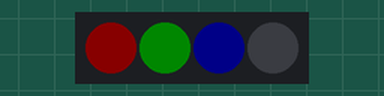
Bench run of a program on a simulated BBC micro:bit (MakeCode). On the bench: 4 RGB LEDs in strip order, left to right. Dim RGB values are drawn brighter than linear.

Above: at 0.11 s.
At 0.55 s:
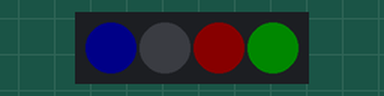
At 1.21 s:
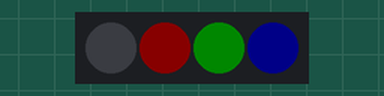
At 2.53 s:
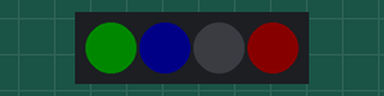
Timing chart, 0 to 3.0 s (numbered marks = the images above):
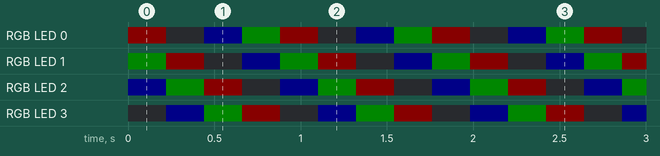

Measured:
- by itself, RGB LED 0: repeats every 0.88 s: off 0.22 s, RGB(0, 0, 9) 0.22 s, RGB(0, 9, 0) 0.22 s, RGB(9, 0, 0) 0.22 s
- by itself, RGB LED 1: repeats every 0.88 s: RGB(9, 0, 0) 0.22 s, off 0.22 s, RGB(0, 0, 9) 0.22 s, RGB(0, 9, 0) 0.22 s
- by itself, RGB LED 2, RGB LED 3: repeats every 0.88 s: RGB(0, 9, 0) 0.22 s, RGB(9, 0, 0) 0.22 s, off 0.22 s, RGB(0, 0, 9) 0.22 s

The program:

main.ts
```typescript
let strip = neopixel.create(DigitalPin.P0, 4, NeoPixelMode.RGB)
strip.setBrightness(10)
strip.setPixelColor(0, neopixel.colors(NeoPixelColors.Red))
strip.setPixelColor(1, neopixel.colors(NeoPixelColors.Green))
strip.setPixelColor(2, neopixel.colors(NeoPixelColors.Blue))
basic.forever(function () {
    strip.show()
    basic.pause(100)
    strip.rotate(1)
    basic.pause(100)
})
```

test.ts
```typescript
// テストはここに来ます。このパッケージが拡張機能として使用されるときにはコンパイルされません。
```
